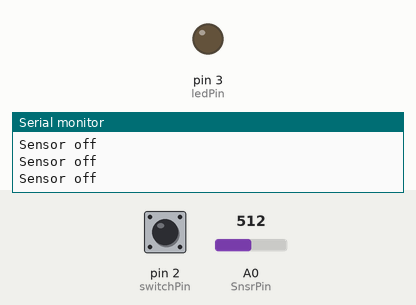
Recording of a sketch running on a simulated Arduino Uno, built with avr-gcc and run on an emulated ATmega328P. Parts: output pins drawn as LEDs (lit = HIGH), the last lines printed to the serial monitor. The test bench sets the inputs (shaded band); at power-on: pin 2 (switchPin) LOW, A0 (SnsrPin) = 512. Storage starts empty.

Above: at 1.2 s.
1.3 s: pin 2 (switchPin) pulled HIGH for 0.15 s
At 1.8 s:
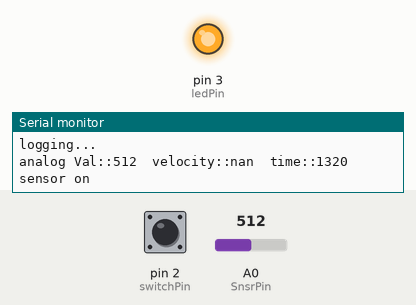
2.9 s: A0 (SnsrPin) set to 716
4.8 s: A0 (SnsrPin) set to 511
Timing chart, 0 to 7.8 s (numbered marks = the images above; inputs shaded):
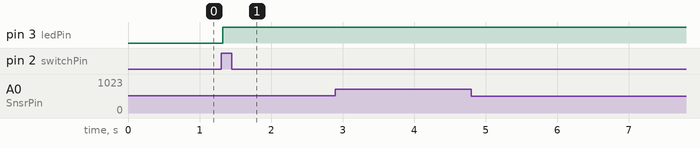

Measured:
- after the input at 1.3 s, pin 3 (ledPin): LOW → HIGH at once

The sketch:

a_main.ino
```cpp
/*
 * Reads a differential pressure sensor and converts it to a
 * velocity using the Pitot Tube equation.
 * Also logging to an SD card for further analysis
 */
#include <SPI.h>
#include <SD.h>


const int chipSelect = 10;   // SD card pin
const int switchPin = 2;    // on/off switch pin
const int ledPin = 3;        // led logging indicator
int SnsrPin = A0;           // pitot sensor analog input pin
int pitotVal = 0;           // pitot sensor value
int switchState = 0;        // the state of the switch
float strmVel = 0.0;
unsigned long logTime = 0;
// function prototypes
float senseStrm();
void logData(int sensor, float velocity, unsigned long timer);

void setup()
{
  Serial.begin(9600);
  while(!Serial)
  {
    ;// wait for serial connection
  }
  pinMode(switchPin, INPUT);
  pinMode(ledPin, OUTPUT);
  Serial.println("Initializing SD card...");
  if (!SD.begin(chipSelect))
  {
    Serial.println("init failed");
  }
  else
  {
    Serial.println("init done");
  }
}

void loop()
{
  unsigned long timer = millis();
  int counter = 0;
  switchState = digitalRead(switchPin);  // see what state switch is in
  while (switchState == HIGH)
  {
    digitalWrite(ledPin,HIGH);
    Serial.println("sensor on");
    if(counter == 0)
    {
     logTime = timer;    // freeze moment in time
    }
    strmVel = senseStrm();
    logData(strmVel, pitotVal, logTime);
    Serial.print("analog Val::");
    Serial.print(pitotVal);
    Serial.print("\t");
    Serial.print("velocity::");
    Serial.print(strmVel);
    Serial.print("\t");
    Serial.print("time::");
    Serial.println(logTime);
  }
  digitalWrite(ledPin,LOW);
  Serial.println("Sensor off");
  counter++;

  delay(100);
}
```

b_senseStrm.ino
```cpp
float senseStrm()
{
  float avgRead;  // average sensor reading
  const int rho = 1000; // kg/m3   density of water
  const int maxRange =  103421; // pascals  (max sensor range)
  const int zero = 530;     // zero analog
  const int span = 1023;  // analog span
  int scaledPress = 0;  // pascals
  float velocity = 0.0;     // mm/s velocity
  const int num = 30; // number of samples to average over
  int samples[num]; // array for averaging sensor reading
  pitotVal = 0; // start from zero

  for(int i = 0; i<num; i++) //gather 30 samples and sum them up
  {
    samples[i] = analogRead(SnsrPin);
    delay(5);
    pitotVal += samples[i];
  }

  avgRead = pitotVal/num; // take average
  scaledPress = map(avgRead, zero, span, 0, maxRange);   // scale average analog value to pascals
  Serial.println(rho);
  Serial.println(velocity);
  Serial.println(scaledPress);
  velocity = sqrt(2*-scaledPress/rho); // apply velocity equation (outputs m/s)
  pitotVal = analogRead(SnsrPin);  // for logging
  Serial.println(velocity);

  return velocity;  // should return the velocity of the water based on the equation v=sqrt(2*dp/rho)
}
```

c_logData.ino
```cpp
void logData(int sensor, float velocity, unsigned long timer)
{
  File logFile;
  int id = timer/1000;
  String fileName = "PLOG.TXT";
  if(SD.exists(fileName))
  {
    Serial.println("logging...");
  }
  else
  {
    Serial.println("creating " + fileName);
  }

  logFile = SD.open(fileName, FILE_WRITE);
  if(logFile)
  {
    logFile.print(sensor);
    logFile.print("\t");
    logFile.print(velocity);
    logFile.print("\t");
    logFile.println(timer);
    logFile.close();
  }
  else
  {
    Serial.println("could not log");
    logFile.close();
  }
}
```
